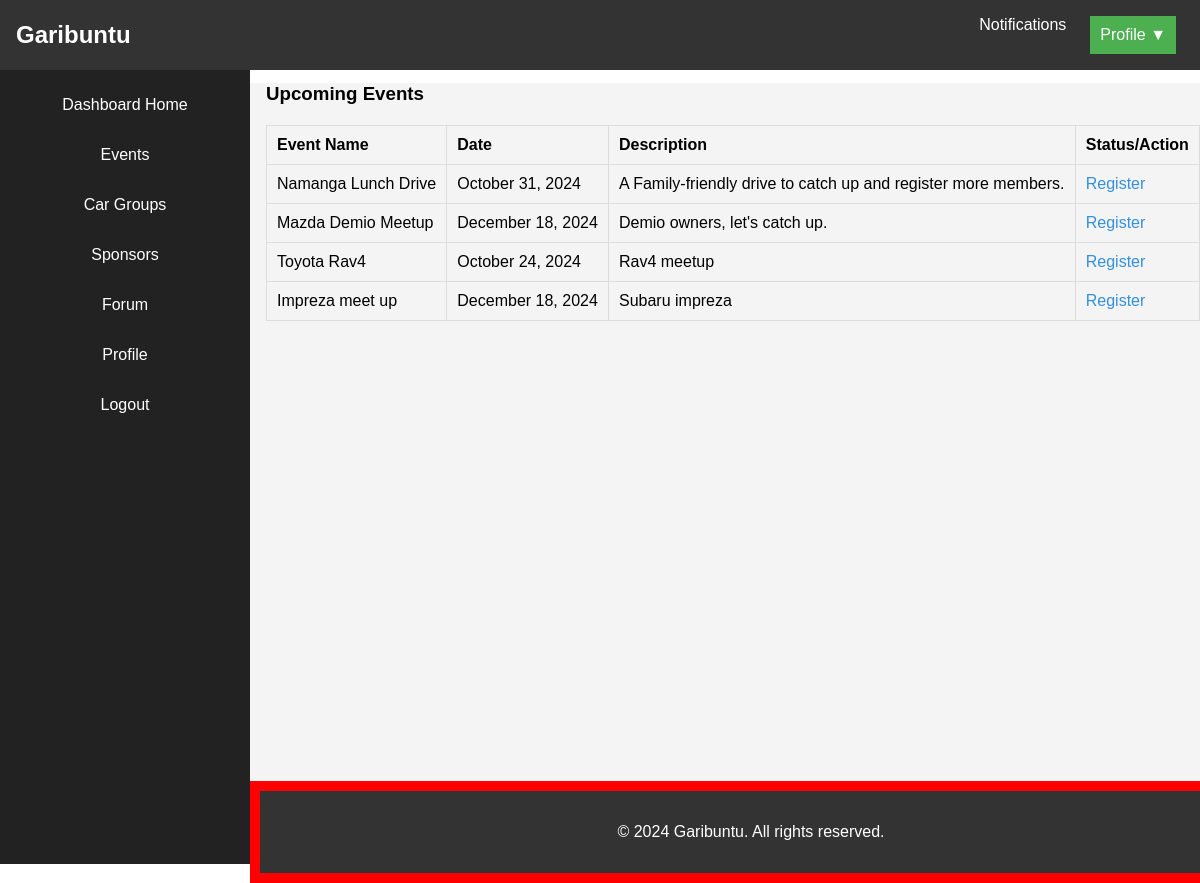
Page /even-list/ on the committed database.
### events/models.py (models this page shows, shortened)
class Event(models.Model):
    title = models.CharField(max_length=100)
    description = models.TextField()
    date = models.DateField()
    time = models.TimeField()
    location = models.CharField(max_length=255)
    registration_fee = models.DecimalField(max_digits=10, decimal_places=2)
    group = models.ForeignKey(CarGroup, on_delete=models.CASCADE, related_name='events')
    created_by = models.ForeignKey(User, on_delete=models.CASCADE, related_name='organized_events')
    attendees = models.ManyToManyField(User, through='EventRegistration', related_name='events')

### garibuntu/views.py (the view)
# urls.py: path('', views.event_list, name='event_list'),
def event_list(request):
    events = Event.objects.all()
    user = request.user
    payment_status = EventRegistration.payment_status
    return render(request, 'dash-events.html', {'events':events, 'payment_status':payment_status})

### garibuntu/templates/dash-events.html (shortened to what this page needs)
{% extends 'base-dash.html' %}
{% block content %}
<div class="events-section">
    <h3>Upcoming Events</h3>
    {% if events %}
    <table class="events-table">
        <thead>
            <tr>
                <th>Event Name</th>
                <th>Date</th>
                <th>Description</th>
                <th>Status/Action</th>
            </tr>
        </thead>
        <tbody>
            {% for event in events %}
                <tr>
                    <td>{{ event.title }}</td>
                    <td>{{ event.date|date:"F d, Y" }}</td>
                    <td>{{ event.description|truncatewords:15 }}</td>
                    <td>
                        {% if not is_registered %}
                        <a href="{% url 'garibuntu:event_register' event.id %}" class="register-button">Register</a>
                       {% else %}
                       <button class="btn btn-secondary" disabled>Registered</button>
                       {% endif %}
                    </td>
                </tr>
            {% endfor %}
        </tbody>
    </table>
{% else %}
    <p>No upcoming events at the moment.</p>
{% endif %}
</div>
{% endblock content %}

### garibuntu/static/css/style.css (style rules this page uses)
body { box-sizing: border-box; margin: 0; padding: 0; font-family: Arial, sans-serif; }
.events-table { width: 100%; border-collapse: collapse; margin-top: 20px; }
.events-table th, .events-table td { padding: 10px; border: 1px solid #ddd; text-align: left; }
.events-table th { background-color: #f4f4f4; font-weight: bold; }
.view-details, .register-button { color: #3490dc; text-decoration: none; }

### rows in the picture
Event: title "Namanga Lunch Drive", date "October 31, 2024", description "A Family-friendly drive to catch up and register more members."
Event: title "Mazda Demio Meetup", date "December 18, 2024", description "Demio owners, let's catch up."
Event: title "Toyota Rav4", date "October 24, 2024", description "Rav4 meetup"
Event: title "Impreza meet up", date "December 18, 2024", description "Subaru impreza"
